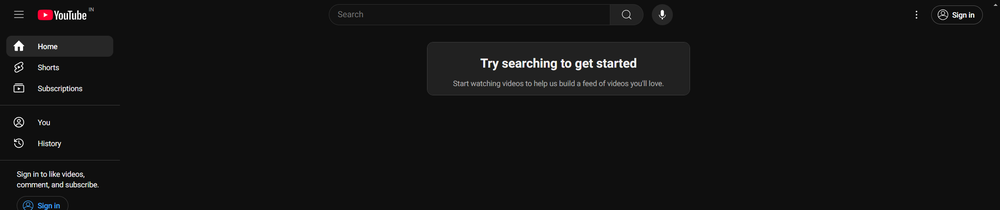
#> input picture imgs/fullpage_screenshot.png, 1000 x 210 px, shrunk from 2384 x 500 before the run
$ python img_to_hex.py
#> lines starting #> are read from the running program, lines starting #| are printed output that depends on the picture
from PIL import Image
import numpy as np
from sklearn.cluster import KMeans
import matplotlib.pyplot as plt
import os

imgs_dir = os.path.join(os.getcwd(), 'imgs')
image_file = os.path.join(imgs_dir, 'fullpage_screenshot.png')

with Image.open(image_file) as img:
#> img is the input picture: PIL image 1000x210 RGB; mean R, G, B 19, 18.8, 18.9
    img = img.convert("RGB")
    print(f"Image size: {img.size}, Mode: {img.mode}")
#| Image size: (1000, 210), Mode: RGB

# Convert image to numpy array
pixels = np.array(img).reshape(-1, 3)  # Flatten to (N, 3)

# Apply K-Means++
num_colors = 8
kmeans = KMeans(n_clusters=num_colors, init="k-means++", n_init="auto", random_state=42)
kmeans.fit(pixels)
colors = kmeans.cluster_centers_.astype(int)

# Convert RGB colors to hex
def rgb_to_hex(color):
    return "#{:02x}{:02x}{:02x}".format(*color)

hex_colors = [rgb_to_hex(color) for color in colors]

# Plot the color palette
plt.figure(figsize=(12, 2))
plt.bar(range(num_colors), [1] * num_colors, color=hex_colors, edgecolor='none')
plt.xticks(range(num_colors), hex_colors, rotation='vertical')
plt.yticks([])
plt.title(f'{num_colors} Dominant Colors')
plt.show()
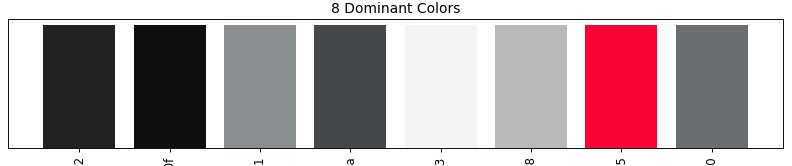
#> figure drawn by matplotlib, 1 panel

# Print extracted colors
print("Dominant Colors:", hex_colors)
